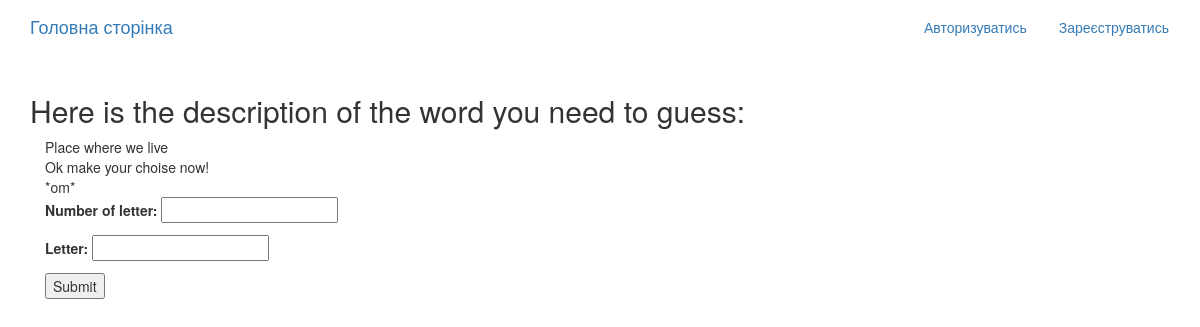
Before: /game/descriptions/1/ with the older database file.
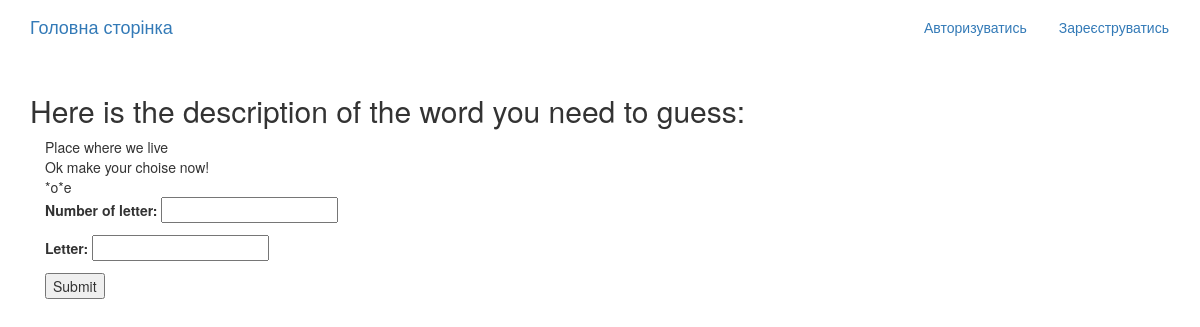
After: the same page with the newer database file.
### game_app/models.py (models this page shows, shortened)
class Word(models.Model):
    word = models.TextField()
    description = models.TextField()
    masked_word = models.CharField(max_length=100, blank=True, null=True)
    number_of_letter = models.IntegerField(null=True, blank=True)
    letter = models.CharField(max_length=1, blank=True, null=True)
    success = models.CharField(
        max_length=100,  # Adjust the max_length as needed
        default="You have guessed it!"
        )
    failure = models.CharField(
        max_length=100,  # Adjust the max_length as needed
        default="Try again..."
        )
    call_to_action = models.CharField(
        max_length=100,  # Adjust the max_length as needed
        default="Ok make your choise now!"
        )
    def process_reply(self):
        if self.number_of_letter and self.letter:
            if self.word[self.number_of_letter -1] == self.letter:
                temp_list = list(self.masked_word)
                temp_list[self.number_of_letter -1] = self.letter
                self.masked_word = "".join(temp_list)
                print(self.masked_word)
                self.save()
                return self.success
            else:
                return self.failure
        else:
            if not self.number_of_letter and not self.letter:
                return self.call_to_action

### game_app/views.py (the view, shortened to what this page needs)
# urls.py: path('descriptions/<int:pk>/', views.GuessingPage.as_view(), name = 'guessing_page'),
class GuessingPage(generic.DetailView):
    model = Word
    template_name = 'game_app/guessing_page.html'  # Create an HTML template to display the group details
    context_object_name = 'puzzle'
    def get_context_data(self, **kwargs):
        context = super().get_context_data(**kwargs)
        context['form'] = LetterForm(instance=self.object)
        return context

### game_app/forms.py
class LetterForm(forms.ModelForm):
    class Meta:
        model = Word
        fields = ['number_of_letter', 'letter']

### game_app/templates/game_app/guessing_page.html (shortened to what this page needs)
{% extends "base.html" %}
{% block content %}
<h2>Here is the description of the word you need to guess:</h2>
<div class="container">
  {{ puzzle.description }}
  <br>
  {{ puzzle.process_reply }}
  <br>
  {{ puzzle.masked_word }}
  <br>
  <form method="post">
    {{ form.as_p }}
    <button type="submit">Submit</button>
  </form>
{% endblock %}

Changed rows visible on the page:
changed Word "Place where we live": masked_word "*om*" → "*o*e"
